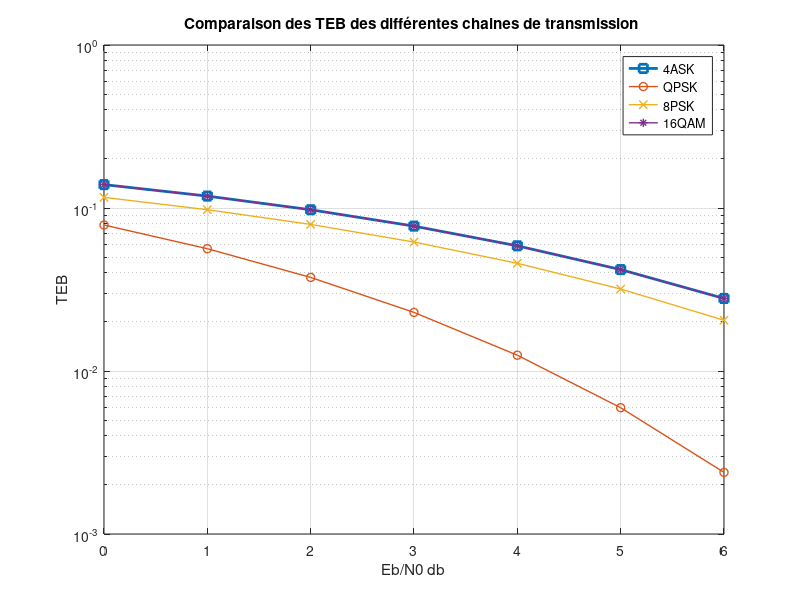

This chart was generated by the following MATLAB code:
clear all; close all;clc;

M_4ASK = 4;
M_16QAM = 16;
M_8PSK = 8;

EbN0db = [0:6];
EbN0 = 10.^(EbN0db/10) ;

TEB_theo_8PSK = ( 2 / log2(M_8PSK) ) * qfunc(sqrt(2 * log2(M_8PSK) * 10.^(EbN0db/10)) .* sin(pi/M_8PSK));
TEB_theo_16QAM = (4 / log2(M_16QAM)) * (1 - (1/sqrt(M_16QAM))) * qfunc(sqrt((3*log2(M_16QAM)/(M_16QAM-1))* 10.^(EbN0db/10)));
TEB_theo_4ASK = (2 / log2(M_4ASK)) * ((M_4ASK-1) / M_4ASK) * qfunc(sqrt(((6*log2(M_4ASK))/(M_4ASK^2-1))* 10.^(EbN0db/10)));
TEB_theo_QPSK = qfunc(sqrt(2*10.^(EbN0db/10)));

figure;
grid on ;
semilogy(EbN0db,TEB_theo_4ASK,'-s','LineWidth',2);hold on;
semilogy(EbN0db,TEB_theo_QPSK,'-o','LineWidth',1);hold on;
semilogy(EbN0db,TEB_theo_8PSK,'-x','LineWidth',1);hold on;
semilogy(EbN0db,TEB_theo_16QAM,'-*','LineWidth',1);
grid on;
xlabel('Eb/N0 db'),
ylabel('TEB'),
legend('4ASK','QPSK', '8PSK', '16QAM');
title('Comparaison des TEB des différentes chaines de transmission ');


